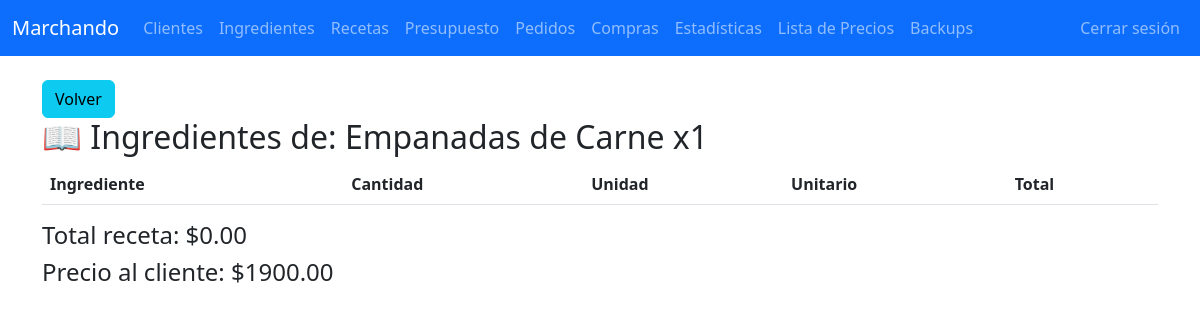
The app's page /receta/3 (signed in), older data.
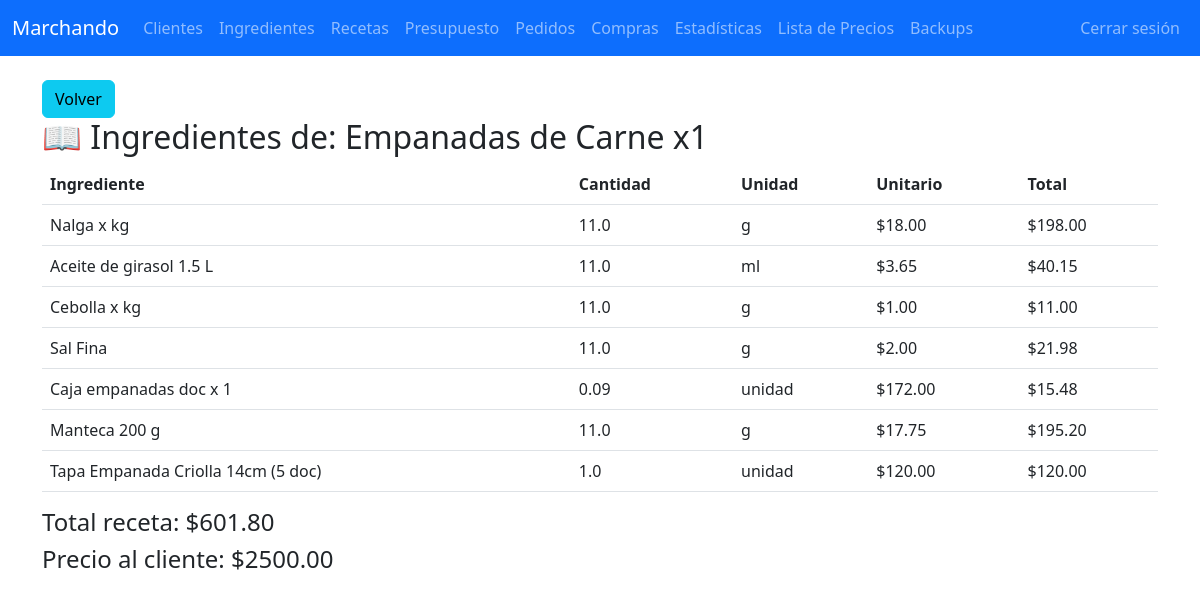
The same page, newer data.
### tables this page shows
CREATE TABLE lista_precios (
    id INTEGER PRIMARY KEY AUTOINCREMENT,
    receta_id INTEGER NOT NULL,
    precio_cliente REAL NOT NULL,
    FOREIGN KEY (receta_id) REFERENCES recetas(id) ON DELETE CASCADE
);

CREATE TABLE receta_ingredientes (
    id INTEGER PRIMARY KEY AUTOINCREMENT,
    receta_id INTEGER NOT NULL,
    ingrediente_id INTEGER NOT NULL,
    tipo TEXT,
    cantidad REAL NOT NULL,
    unidad TEXT NOT NULL,
    costo_unitario REAL,
    costo_total REAL,
    FOREIGN KEY (receta_id) REFERENCES recetas(id),
    FOREIGN KEY (ingrediente_id) REFERENCES ingredientes(id),
    UNIQUE(receta_id, ingrediente_id)
);

CREATE TABLE ingredientes (
    id INTEGER PRIMARY KEY AUTOINCREMENT,
    producto TEXT NOT NULL,
    tipo TEXT,
    referencia TEXT,
    cantidad TEXT,
    unidad TEXT,
    costo_total REAL,
    costo_unitario REAL,
    ultima_actualizacion TEXT, codigo_barra,
    UNIQUE(producto)
);

### app.py (the view)
@app.route("/receta/<int:receta_id>")
@login_required
def ver_receta(receta_id):
    conn = get_conn()
    receta = conn.execute("SELECT * FROM recetas WHERE id = ?", (receta_id,)).fetchone()
    ingredientes = conn.execute("""
        SELECT ri.id, i.producto, ri.cantidad, i.unidad, i.costo_unitario,
               (ri.cantidad * i.costo_unitario) AS costo_total
        FROM receta_ingredientes ri
        JOIN ingredientes i ON ri.ingrediente_id = i.id
        WHERE ri.receta_id = ?
    """, (receta_id,)).fetchall()
    costo_total = sum([ing["costo_total"] for ing in ingredientes])
    precio = conn.execute("""
        SELECT precio_cliente FROM lista_precios WHERE receta_id = ?
    """, (receta_id,)).fetchone()
    precio_cliente = precio["precio_cliente"] if precio else 0
    conn.close()
    return render_template("receta_ingredientes.html",
                           receta=receta,
                           ingredientes=ingredientes,
                           costo_total=costo_total,
                           precio_cliente=precio_cliente)

### app.py (called while the page is built)
def login_required(f):
    @wraps(f)
    def decorated_function(*args, **kwargs):
        if not session.get('logged_in'): # PRUEBAS LOCALES
            return redirect(url_for('login', next=request.path))
        return f(*args, **kwargs)
    return decorated_function

def get_conn():
    conn = sqlite3.connect(DB_NAME)
    conn.row_factory = sqlite3.Row
    return conn

### templates/receta_ingredientes.html
{% extends 'base.html' %}
{% block content %}
<br>
<a href="javascript:history.back()" class="btn btn-md btn-info">Volver</a>
<br>
<h2>📖 Ingredientes de: {{ receta.nombre }}</h2>
<table class="table">
  <thead>
    <tr>
      <th>Ingrediente</th>
      <th>Cantidad</th>
      <th>Unidad</th>
      <th>Unitario</th>
      <th>Total</th>
    </tr>
  </thead>
  <tbody>
    {% for ing in ingredientes %}
    <tr>
      <td>{{ ing.producto }}</td>
      <td>{{ ing.cantidad }}</td>
      <td>{{ ing.unidad }}</td>
      <td>${{ '%.2f'|format(ing.costo_unitario) }}</td>
      <td>${{ '%.2f'|format(ing.costo_total) }}</td>
    </tr>
    {% endfor %}
  </tbody>
</table>
<h4>Total receta: ${{ '%.2f'|format(costo_total) }}</h4>
<h4>Precio al cliente: ${{ '%.2f'|format(precio_cliente) }}</h4>
{% endblock %}

Row changes from the older to the newer data that the page shows:
added receta_ingredientes: producto "Nalga x kg", cantidad "11.0", unidad "g", costo_total "198.00"
now on this page (row unchanged): ingredientes: costo_unitario "18.00"
added receta_ingredientes: producto "Aceite de girasol 1.5 L", cantidad "11.0", unidad "ml", costo_total "40.15"
now on this page (row edited): ingredientes: costo_unitario "3.65"
added receta_ingredientes: producto "Cebolla x kg", cantidad "11.0", unidad "g", costo_total "11.00"
now on this page (row edited): ingredientes: costo_unitario "1.00"
added receta_ingredientes: producto "Sal Fina", cantidad "11.0", unidad "g", costo_total "21.98"
now on this page (row unchanged): ingredientes: costo_unitario "2.00"
added receta_ingredientes: producto "Caja empanadas doc x 1", cantidad "0.09", unidad "unidad", costo_total "15.48"
now on this page (row unchanged): ingredientes: costo_unitario "172.00"
added receta_ingredientes: producto "Manteca 200 g", cantidad "11.0", unidad "g", costo_total "195.20"
now on this page (row edited): ingredientes: costo_unitario "17.75"
added receta_ingredientes: producto "Tapa Empanada Criolla 14cm (5 doc)", cantidad "1.0", unidad "unidad", costo_total "120.00"
now on this page (row unchanged): ingredientes: costo_unitario "120.00"
changed lista_precios: precio_cliente "1900.00" → "2500.00"
Text that changed along with them:
{{ '%.2f'|format(costo_total) }}: "0.00" → "601.80"
